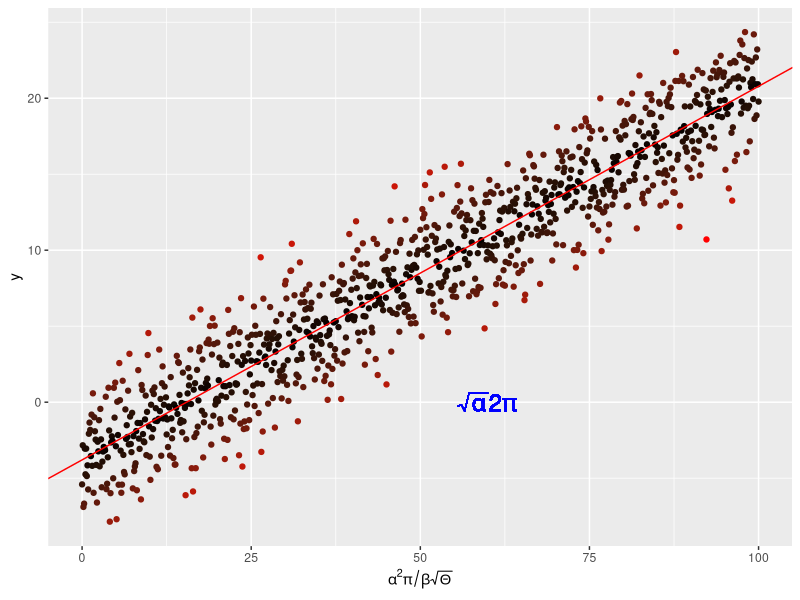

Source code (R):
# Author: Mikael Minten
# Date: October 2025
# Script: plot_lin.R
# Description: This script creates a plot and saves it.

# Check and load required packages
if (!require(ggplot2, quietly = TRUE)) {
    stop("Error: ggplot2 package not installed.\n",
         "       Please install with: install.packages('ggplot2')")
}

library(ggplot2)

x <- seq(0, 100, by = 0.1)
y <- -4. + 0.25 * x +
  rnorm(length(x), mean = 0., sd = 2.5)

# and put them in a dataframe
my_data <- data.frame(x = x, y = y)

# perform a linear regression
my_lm <- summary(lm(y ~ x, data = my_data))

# plot the data
p <-  ggplot(my_data, aes(x = x, y = y,
                          colour = abs(my_lm$residual))
             ) +
  geom_point() +
  scale_colour_gradient(low = "black", high = "red") +
  theme(legend.position = "none") +
  scale_x_continuous(
    expression(alpha^2 * pi / beta * sqrt(Theta)))

# add the regression line
p <- p + geom_abline(
  intercept = my_lm$coefficients[1][1],
  slope = my_lm$coefficients[2][1],
  colour = "red")
# throw some math on the plot
p <- p + geom_text(aes(x = 60, y = 0,
                       label = "sqrt(alpha) * 2* pi"), 
                       parse = TRUE, size = 6, 
                       colour = "blue")


# save the plot
ggsave("../results/my_lin_reg.pdf", plot = p, width = 7,height = 5)